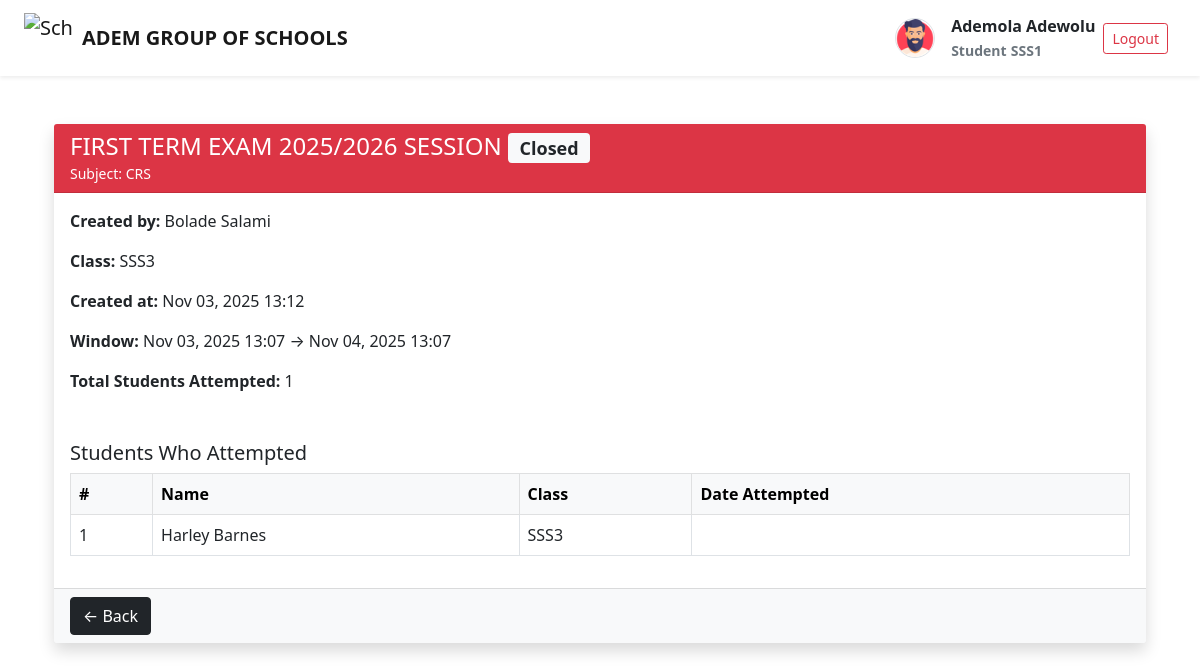
The app's page /exams/quiz/26/closed/ (signed in) with its own data.
### users/models.py (models this page shows, shortened)
class User(AbstractUser):
    ROLE_CHOICES = [
        ('superadmin', 'Super Admin'),
        ('admin', 'Admin'),
        ('teacher', 'Teacher'),
        ('student', 'Student'),
    ]
    GENDER = (
        ('female', 'Female'),
        ('male', 'Male')
        )
    role = models.CharField(max_length=20, choices=ROLE_CHOICES)
    other_name = models.CharField(max_length=100, blank=True, null=True)
    date_joined = models.DateTimeField(auto_now=True)
    gender = models.CharField(max_length=10, choices=GENDER, null=True, blank=True)
    age = models.PositiveIntegerField(default=8)
    date_of_birth = models.CharField(max_length=20, blank=True, null=True)
    student_class = models.ForeignKey(Class, on_delete=models.CASCADE, null=True, to_field='name', related_name='student_class')
    address = models.TextField(blank=True, null=True)
    phone_number = models.CharField(max_length=15, blank=True, null=True)
    approved = models.BooleanField(default=False)  # SuperAdmin must approve Admins
    profile_picture = models.ImageField(upload_to='profiles/', default='profiles/default_profile.png', null=True, blank=True)
    qualification = models.CharField(max_length=200, blank=True, null=True)
    subject_assigned = models.ForeignKey(Subject, on_delete=models.CASCADE, null=True, blank=True)
    years_of_experience = models.PositiveIntegerField(blank=True, null=True)
    next_of_kin = models.CharField(max_length=150, blank=True, null=True)
    next_of_kin_phone = models.CharField(max_length=15, blank=True, null=True)

### exams/models.py (models this page shows, shortened)
class Class(models.Model):
    CLASS_NAME_CHOICES = [
        ("JSS1", "Junior Secondary School 1"),
        ("JSS2", "Junior Secondary School 2"),
        ("JSS3", "Junior Secondary School 3"),
        ("SSS1", "Senior Secondary School 1"),
        ("SSS2", "Senior Secondary School 2"),
        ("SSS3", "Senior Secondary School 3"),
    ]
    name = models.CharField(max_length=50, choices=CLASS_NAME_CHOICES, unique=True)  # e.g. JSS1, JSS2
    def __str__(self):
        return self.name

class Quiz(models.Model):
    school_class = models.ForeignKey("Class", on_delete=models.CASCADE, related_name="quizzes")
    subject = models.ForeignKey("Subject", on_delete=models.CASCADE, related_name="quizzes")
    title = models.CharField(max_length=255)
    description = models.TextField(blank=True)
    created_by = models.ForeignKey(settings.AUTH_USER_MODEL, on_delete=models.CASCADE, related_name="quizzes")
    start_time = models.DateTimeField(null=True, blank=True)
    end_time = models.DateTimeField(null=True, blank=True)
    duration_minutes = models.PositiveIntegerField(default=30)  # length of quiz in minutes
    created_at = models.DateTimeField(auto_now_add=True)
    is_published = models.BooleanField(default=False)
    allow_retake = models.BooleanField(default=False)  # if true, students can ret
    max_retake_count = models.PositiveIntegerField(default=0)  # 0 = unlimited if allow_retake is True

class Subject(models.Model):
    name = models.CharField(max_length=100)
    school_class = models.ForeignKey(Class, on_delete=models.CASCADE, related_name="subjects")

class StudentQuizAttempt(models.Model):
    student = models.ForeignKey(settings.AUTH_USER_MODEL, on_delete=models.CASCADE)
    quiz = models.ForeignKey("Quiz", on_delete=models.CASCADE)
    started_at = models.DateTimeField(auto_now_add=True)
    end_time = models.DateTimeField(null=True, blank=True)  # quiz expiry
    is_submitted = models.BooleanField(default=False)  # submitted or not
    submitted_at = models.DateTimeField(auto_now_add=True)
    score = models.FloatField(default=0.0)  # score for the attempt
    graded = models.BooleanField(default=False)
    retake_allowed = models.BooleanField(default=False)  # ✅ admin/superadmin override
    retake_count = models.PositiveIntegerField(default=0)  # how many times student retook
    is_retake_approved = models.BooleanField(default=False)
    retake_requested = models.BooleanField(default=False)
    question_order = models.TextField(blank=True, null=True)  # comma-separated question IDs in order

### exams/views.py (the view)
# urls.py: path("quiz/<int:quiz_id>/closed/", views.quiz_closed, name="quiz_closed_detail"),
def quiz_closed(request, quiz_id):
    quiz = get_object_or_404(Quiz, id=quiz_id)
    if quiz.end_time > timezone.now():
        return render(request, "exams/not_closed.html", {"quiz": quiz})
    attempts = StudentQuizAttempt.objects.filter(quiz=quiz).select_related("student").order_by("-started_at")
    context = {
        "quiz": quiz,
        "attempts": attempts,
    }
    return render(request, "exams/quiz_closed.html", context)

### templates/exams/quiz_closed.html
{% extends "base.html" %}
{% block content %}
<div class="container mt-5">
  <div class="card shadow border-0">
    <div class="card-header bg-danger text-white">
      <h1 class="h4 mb-0">
        {{ quiz.title }} <span class="badge bg-light text-dark">Closed</span>
      </h1>
      <small class="d-block">Subject: {{ quiz.subject.name }}</small>
    </div>
    <div class="card-body">
      <p><strong>Created by:</strong> {{ quiz.created_by.get_full_name|default:quiz.created_by.username }}</p>
      <p><strong>Class:</strong> {{ quiz.subject.school_class }}</p>
      <p><strong>Created at:</strong> {{ quiz.created_at|date:"M d, Y H:i" }}</p>
      <p><strong>Window:</strong> {{ quiz.start_time|date:"M d, Y H:i" }} → {{ quiz.end_time|date:"M d, Y H:i" }}</p>
      <p><strong>Total Students Attempted:</strong> {{ attempts.count }}</p>
    </div>
    <div class="card-body">
      <h5 class="card-title">Students Who Attempted</h5>
      {% if attempts %}
      <div class="table-responsive">
        <table class="table table-bordered table-hover align-middle">
          <thead class="table-light">
            <tr>
              <th scope="col">#</th>
              <th scope="col">Name</th>
              <th scope="col">Class</th>
              <th scope="col">Date Attempted</th>
            </tr>
          </thead>
          <tbody>
            {% for attempt in attempts %}
            <tr>
              <td>{{ forloop.counter }}</td>
              <td>{{ attempt.student.get_full_name|default:attempt.student.username }}</td>
              <td>{{ attempt.student.student_class.name }}</td>
              <td>{{ attempt.attempted_at|date:"M d, Y H:i" }}</td>
            </tr>
            {% endfor %}
          </tbody>
        </table>
      </div>
      {% else %}
      <p class="text-muted fst-italic">No students attempted this Exam.</p>
      {% endif %}
    </div>
    <div class="card-footer bg-light d-flex justify-content-between">
      <a href="{% url 'dashboard' %}" class="btn btn-dark">← Back</a>
    </div>
  </div>
</div>
{% endblock %}

### templates/base.html (shortened to what this page needs)
{% load static %}
<!DOCTYPE html>
<html lang="en">
<head>
    <link href="{% static 'css/bootstrap.min.css' %}" rel="stylesheet">
    <link href="{% static 'css/styles.css' %}" rel="stylesheet">
    <link rel="stylesheet" href="{% static 'css/tailwind.min.css' %}">
    <link rel="stylesheet" href="{% static 'fontawesome/css/all.min.css' %}">
</head>
<body class="bg-gray-100">
    <nav class="navbar navbar-expand-lg navbar-light bg-white shadow-sm px-4">
        <a class="navbar-brand d-flex align-items-center" href="#">
            <img src="/static/images/school_logo2.jpg" alt="School Logo" width="50" height="50" class="me-2">
            <span class="fw-bold">ADEM GROUP OF SCHOOLS</span>
        </a>
        <div class="ms-auto d-flex align-items-center gap-2">
            {% if user.is_authenticated %}
                {% if user.profile_picture %}
                    <img src="{{ request.user.profile_picture.url }}" alt="Profile"
                         class="rounded-circle border border-gray-300"
                         width="40" height="40">
                {% else %}
                    <img src="/static/images/default_profile.png" alt="Profile"
                         class="rounded-circle border border-gray-300"
                         width="40" height="40">
                {% endif %}
                <div class="ms-2 g-5">
                    <div class='fw-bold'>{{ request.user.get_full_name }}</div>
                    <small class="text-muted fw-bold">{{ request.user.role.title }}</small>
                    <small class="text-muted fw-bold">{{ request.user.student_class }}</small>
                </div>
                <a href="{% url 'logout' %}" class="btn btn-outline-danger btn-sm me-2">Logout</a>
            {% else %}
                <a href="{% url 'login' %}" class="btn btn-primary btn-sm me-2">Login</a>
            {% endif %}
        </div>
    </nav>
    <main class="container mt-4">
        {% block content %}{% endblock %}
    </main>
</body>
</html>

### records on screen
User: user.profile_picture (picture), user.get_full_name "Ademola Adewolu", user.role "Student", user.student_class "SSS1"
Quiz: title "FIRST TERM EXAM 2025/2026 SESSION", subject.name "CRS", created_by.get_full_name "Bolade Salami", subject.school_class "SSS3", created_at "Nov 03, 2025 13:12", start_time "Nov 03, 2025 13:07", end_time "Nov 04, 2025 13:07"
StudentQuizAttempt: student.get_full_name "Harley Barnes", student.student_class.name "SSS3"

### other values on screen
{{ attempts.count }} "1"
